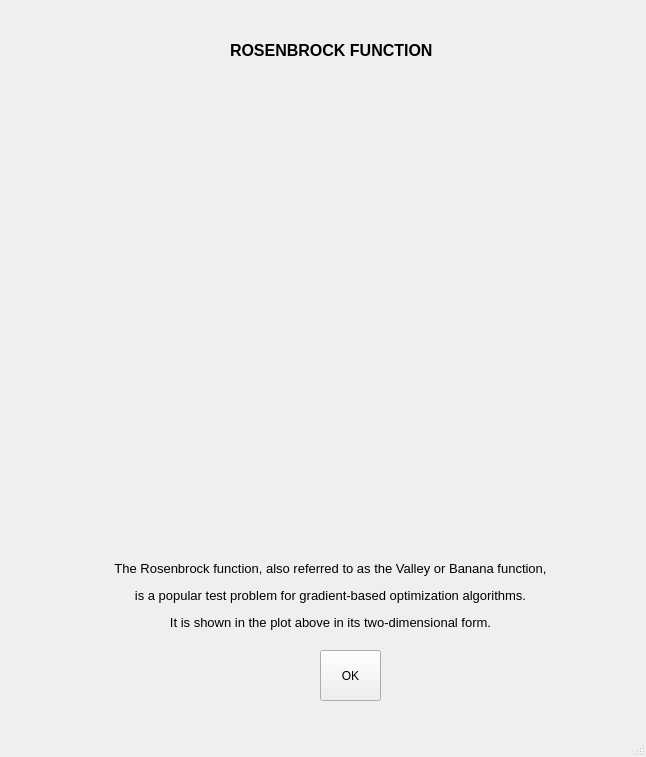
<?xml version="1.0" encoding="UTF-8"?>
<ui version="4.0">
 <class>MainWindow</class>
 <widget class="QMainWindow" name="MainWindow">
  <property name="geometry">
   <rect>
    <x>0</x>
    <y>0</y>
    <width>646</width>
    <height>757</height>
   </rect>
  </property>
  <property name="windowTitle">
   <string>MainWindow</string>
  </property>
  <widget class="QWidget" name="centralwidget">
   <widget class="QPushButton" name="okButton">
    <property name="geometry">
     <rect>
      <x>320</x>
      <y>650</y>
      <width>61</width>
      <height>51</height>
     </rect>
    </property>
    <property name="text">
     <string>OK</string>
    </property>
   </widget>
   <widget class="QLabel" name="label">
    <property name="geometry">
     <rect>
      <x>230</x>
      <y>40</y>
      <width>211</width>
      <height>21</height>
     </rect>
    </property>
    <property name="font">
     <font>
      <pointsize>12</pointsize>
      <weight>75</weight>
      <bold>true</bold>
     </font>
    </property>
    <property name="text">
     <string>ROSENBROCK FUNCTION</string>
    </property>
   </widget>
   <widget class="QLabel" name="label_2">
    <property name="geometry">
     <rect>
      <x>60</x>
      <y>80</y>
      <width>541</width>
      <height>451</height>
     </rect>
    </property>
    <property name="text">
     <string/>
    </property>
    <property name="pixmap">
     <pixmap>images/rosenbrock.png</pixmap>
    </property>
    <property name="scaledContents">
     <bool>true</bool>
    </property>
   </widget>
   <widget class="QLabel" name="label_4">
    <property name="geometry">
     <rect>
      <x>50</x>
      <y>530</y>
      <width>561</width>
      <height>131</height>
     </rect>
    </property>
    <property name="font">
     <font>
      <pointsize>10</pointsize>
     </font>
    </property>
    <property name="text">
     <string>&lt;html&gt;&lt;head/&gt;&lt;body&gt;&lt;p align=&quot;center&quot;&gt;&lt;span style=&quot; font-family:'Helvetica'; color:#000000;&quot;&gt;The Rosenbrock function, also referred to as the Valley or Banana function,&lt;/span&gt;&lt;/p&gt;&lt;p align=&quot;center&quot;&gt;&lt;span style=&quot; font-family:'Helvetica'; color:#000000;&quot;&gt; is a popular test problem for gradient-based optimization algorithms.&lt;/span&gt;&lt;/p&gt;&lt;p align=&quot;center&quot;&gt;&lt;span style=&quot; font-family:'Helvetica'; color:#000000;&quot;&gt; It is shown in the plot above in its two-dimensional form.&lt;/span&gt;&lt;/p&gt;&lt;/body&gt;&lt;/html&gt;</string>
    </property>
   </widget>
  </widget>
  <widget class="QMenuBar" name="menubar">
   <property name="geometry">
    <rect>
     <x>0</x>
     <y>0</y>
     <width>646</width>
     <height>21</height>
    </rect>
   </property>
  </widget>
  <widget class="QStatusBar" name="statusbar"/>
 </widget>
 <resources>
  <include location="ImageResources.qrc"/>
 </resources>
 <connections/>
</ui>
